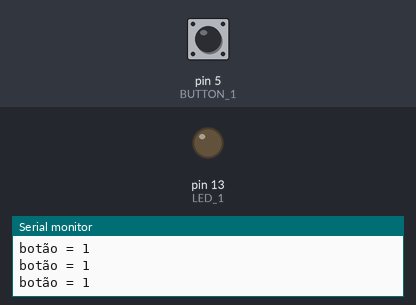
Recording of a sketch running on a simulated Arduino Uno, built with avr-gcc and run on an emulated ATmega328P. Shown: output pins drawn as LEDs (lit = HIGH), the last lines printed to the serial monitor. The test bench sets the inputs (shaded band); at power-on: pin 5 (BUTTON_1) HIGH.

Above: at 1.2 s.
1.3 s: pin 5 (BUTTON_1) pulled LOW for 0.15 s
At 1.4 s:
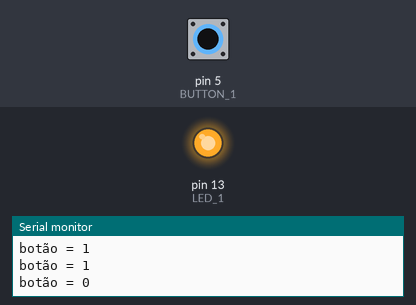
3.0 s: pin 5 (BUTTON_1) pulled LOW for 3.2 s
At 6.6 s:
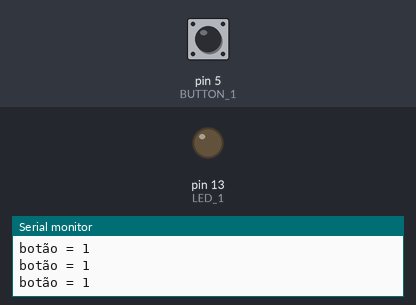
Timing chart, 0 to 8.1 s (numbered marks = the images above; inputs shaded):
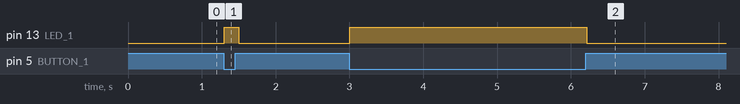

Measured:
- after the input at 1.3 s, pin 13 (LED_1): LOW → HIGH at once, → LOW 0.20 s later
- after the input at 3.0 s, pin 13 (LED_1): LOW → HIGH at once, → LOW 3.2 s later

The sketch:

_ex1_letraB.ino
```cpp
/*---------Entrandas e Saídas Digitais-----------------------
*
*Considere somente 1 LED (pino 13), e 1 botão (pino 5).
*B) Faça com que o LED apague quando o botão for pressionado,
* e acenda, caso contrário.
*/
 //Declaração de variávies globais

const byte LED_1 = 13;

const byte BUTTON_1 = 5;

void setup() {
    pinMode(LED_1, OUTPUT); //LED como dispositivo de saíde
    pinMode(BUTTON_1, INPUT); //BOTAO como dispositivo de entrada
    Serial.begin(9600); // Iniciar Monitor Serial
}
void loop() {
  delay(100); //Diminuir velocidade com a qual os dados são mostrados
  bool bt = digitalRead(BUTTON_1); //Receber em valor boleano a leitura da variavel(HIGH or LOW)
  Serial.print("botão = "); //Escreve a mensagem
  Serial.println( bt ); //Escreve O valor da variável "bt"
  if(bt == false){ //Se for (falso/LOW/0) então...
    digitalWrite(LED_1, HIGH); //Acende o LED
  }
  else{ //Se não
  digitalWrite(LED_1, LOW);//Desliga o LED
  }
}
```
